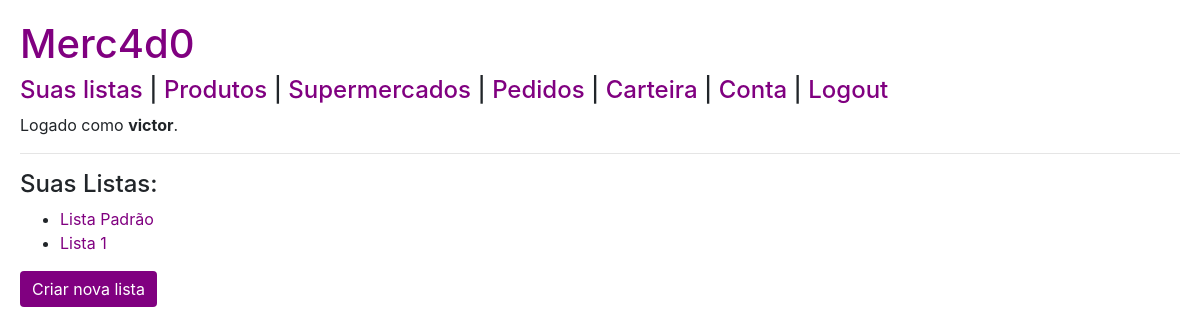
/ (signed in), run on the app's committed database.
### compras/models.py (models this page shows, shortened)
class Usuario(AbstractUser):
    cpf = models.CharField(max_length=11)

class Lista(models.Model):
    nome = models.CharField(max_length=50)
    usuario = models.ForeignKey(Usuario,
                                on_delete=models.CASCADE,
                                related_name="listas")

### compras/views.py (the view)
# urls.py: path('', views.index, name="index"),
@login_required(login_url='login')
def index(request):
    return render(request, "compras/index.html", {
        "listas": Lista.objects.filter(usuario=request.user)
    })

### compras/templates/compras/index.html
{% extends "compras/layout.html" %}
{% block body %}
<h4>Suas Listas:</h4>
<ul>
{% for lista in listas %}
    <li><a href="{% url 'lista' lista.id %}">{{ lista.nome }}</a></li>
{% empty %}
    <p>Nenhuma lista ainda.</p>
{% endfor %}
</ul>
<a href="{% url 'criar'%}">
<button type="button" class="btn btn-primary">Criar nova lista</button>
</a>
{% endblock %}

### compras/templates/compras/layout.html (shortened to what this page needs)
{% load static %}
<!DOCTYPE html>
<html lang="en">
<head>
    <link rel="stylesheet" href="https://cdn.jsdelivr.net/npm/bootstrap@4.5.3/dist/css/bootstrap.min.css">
    <link rel="stylesheet" href="{% static 'compras/styles.css' %}">
</head>
<body>
    <h1><a href="{% url 'index' %}">Merc4d0</a></h1>
    <h4>
    <nav>
        {% if not user.is_authenticated %}
            <a href="{% url 'login' %}">Login</a>
            <span>|</span>
            <a href="{% url 'registrar' %}">Registrar-se</a>
        {% else %}
            <a href="{% url 'index' %}">Suas listas</a>
            <span>|</span>
            <a href="{% url 'produtos' %}">Produtos</a>
            <span>|</span>
            <a href="{% url 'supermercados' %}">Supermercados</a>
            <span>|</span>
            <a href="{% url 'pedidos' %}">Pedidos</a>
            <span>|</span>
            <a href="{% url 'carteira' %}">Carteira</a>
            <span>|</span>
            <a href="{% url 'conta' %}">Conta</a>
            <span>|</span>
            <a href="{% url 'logout' %}">Logout</a>
        {% endif %}
    </nav>
    </h4>
    {% if user.is_authenticated %}
        <p>Logado como <b>{{ user.username }}</b>.</p>
    {% else %}
        <p>Não logado.</p>
    {% endif %}
    <hr>
    {% block body %}
    {% endblock %}
</body>
</html>

### compras/static/compras/styles.css (style rules this page uses)
body { padding: 20px; }
a { color: purple; }
.btn-primary { background-color: purple; border: purple; }

### data on the page
Usuario: username "victor"
Lista: nome "Lista Padrão"
Lista: nome "Lista 1"
